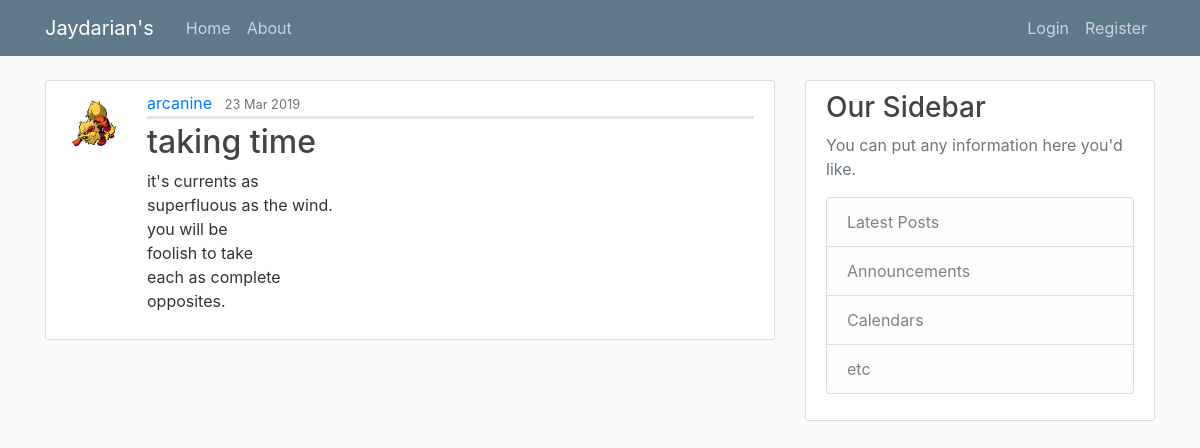
The app's page /post/4 with its own data.
### jay_site/models.py (models this page shows, shortened)
class User(db.Model, UserMixin):
    id = db.Column(db.Integer, primary_key=True)
    username = db.Column(db.String(20), unique=True, nullable=False)
    email = db.Column(db.String(120), unique=True, nullable=False)
    image_file = db.Column(db.String(20), nullable=False, default='default.jpg')
    password = db.Column(db.String(60), nullable=False)
    posts = db.relationship('Post', backref='author', lazy=True)

class Post(db.Model):
    id = db.Column(db.Integer, primary_key=True)
    title = db.Column(db.String(100), nullable=False)
    date_posted = db.Column(db.DateTime, nullable=False, default=datetime.utcnow)
    content = db.Column(db.Text, nullable=False)
    user_id = db.Column(db.Integer, db.ForeignKey('user.id'), nullable=False)

### jay_site/routes.py (the view)
@app.route("/post/<int:post_id>")
def post(post_id):
    post = Post.query.get_or_404(post_id)
    return render_template('post.html', title=post.title, post=post)

### jay_site/templates/post.html (shortened to what this page needs)
{% extends "layout.html" %}
{% block content %}
    <article class="media content-section">
        <img class="rounded-circle article-img" src="{{ url_for('static', filename='profile_pics/' + post.author.image_file) }}">
        <div class="media-body">
        <div class="article-metadata">
            <a class="mr-2" href="{{ url_for('user_posts', username=post.author.username) }}">{{ post.author.username }}</a>
            <small class="text-muted">{{ post.date_posted.strftime('%d %b %Y') }}</small>
        </div>
        <h2 class="article-title">{{ post.title }}</h2>
        <p class="article-content">{{ post.content }}</p>
        </div>
    </article>
{% endblock content %}

### jay_site/static/main.css (style rules this page uses)
body { background: #fafafa; color: #333333; margin-top: 5rem; }
h1, h2, h3, h4, h5, h6 { color: #444444; }
.content-section { background: #ffffff; padding: 10px 20px; border: 1px solid #dddddd; border-radius: 3px; margin-bottom: 20px; }
.article-title { color: #444444; }
.article-content { white-space: pre-line; }
.article-img { height: 65px; width: 65px; margin-right: 16px; }
.article-metadata { padding-bottom: 1px; margin-bottom: 4px; border-bottom: 3px solid #e3e3e3 }

### records on screen
User: image_file (picture), author.username "arcanine"
Post: date_posted "23 Mar 2019", title "taking time", content "it's currents as superfluous as the wind. you will be foolish to take each as complete opposites."
